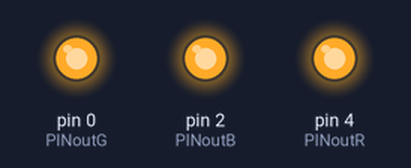
A sketch run on a simulated Arduino Uno, built with avr-gcc and run on an emulated ATmega328P. Shown: output pins drawn as LEDs (lit = HIGH). Random numbers use the default seed unless the sketch sets one.

Above: at 0.7 s.
At 4.76 s:
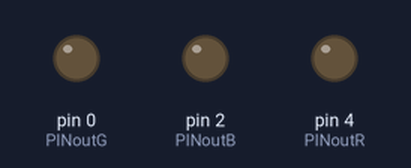
At 8.47 s:
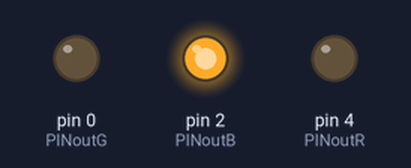
At 17.45 s:
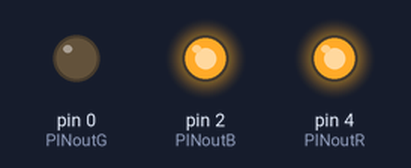
At 24.27 s:
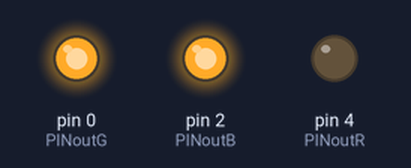
At 37.61 s:
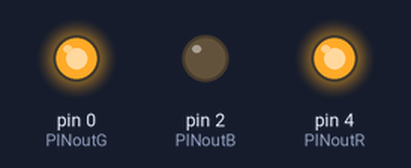
Timing chart, 0 to 40.0 s (numbered marks = the images above):
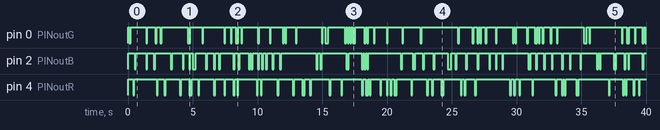

The sketch:

LED_RGB.ino
```cpp
//Definimos un pin para cada salida del led RGB
int PINoutR = 4;
int PINoutG = 0;
int PINoutB = 2;

void setup()
{
  pinMode(PINoutR, OUTPUT);
  pinMode(PINoutG, OUTPUT);
  pinMode(PINoutB, OUTPUT);
}


void loop()
{
/*
   Escribimos valores aleatorios a cada pin,
   de esta manera obtendremos colores aleatorios en el led RGB
*/
    analogWrite(PINoutR, random(1023));
    analogWrite(PINoutG, random(1023));
    analogWrite(PINoutB, random(1023));
    delay(100);
}
```

Measured:
- by itself, pin 0 (PINoutG): LOW → HIGH at 0.00 s, → LOW 0.10 s later, → HIGH 0.10 s later, → LOW 1.2 s later, … (96 changes in this stretch)
- by itself, pin 2 (PINoutB): LOW → HIGH at 0.00 s, → LOW 0.50 s later, → HIGH 0.10 s later, → LOW 0.80 s later, … (99 changes in this stretch)
- by itself, pin 4 (PINoutR): LOW → HIGH at 0.00 s, → LOW 0.40 s later, → HIGH 0.10 s later, → LOW 1.7 s later, … (91 changes in this stretch)
